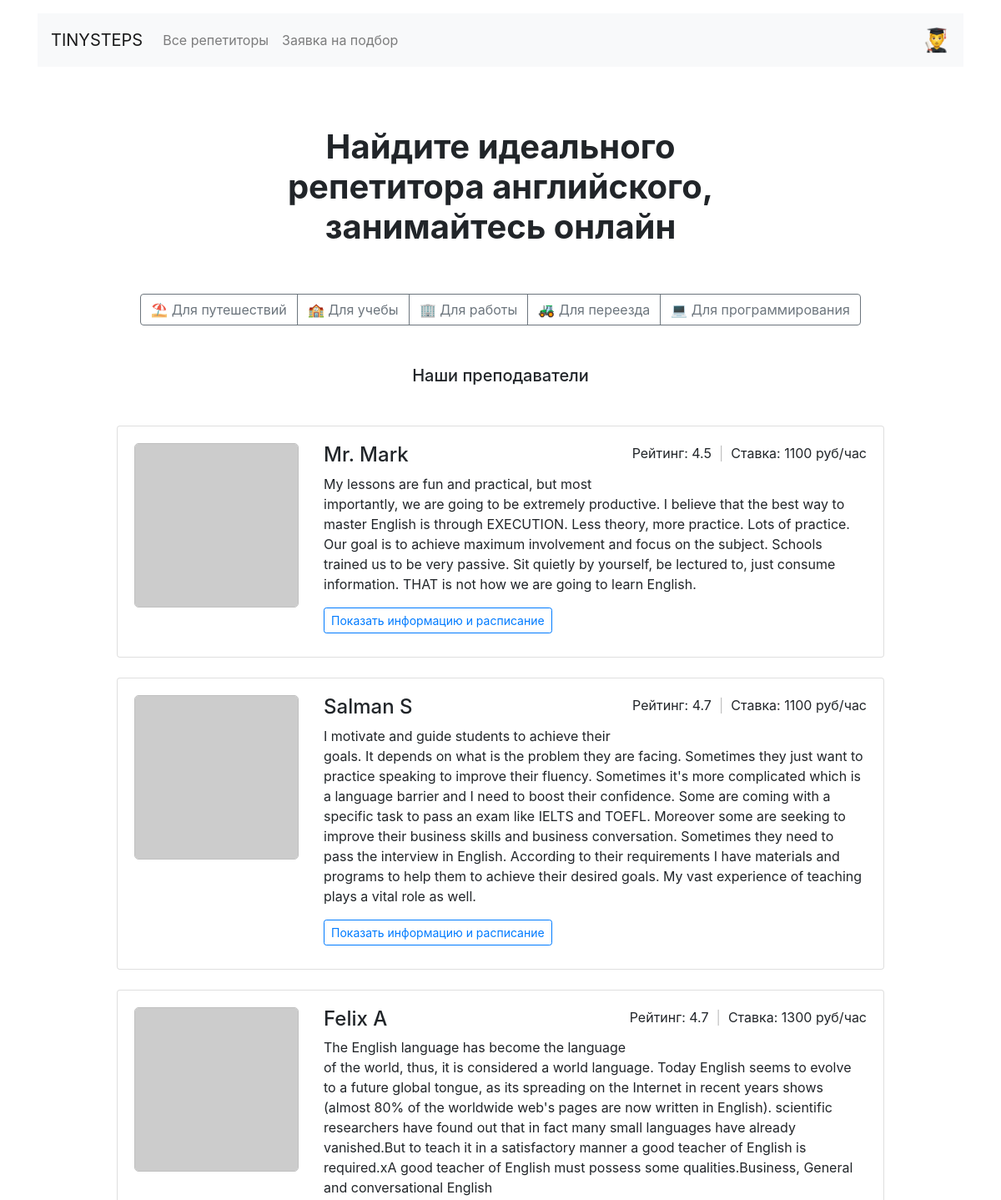
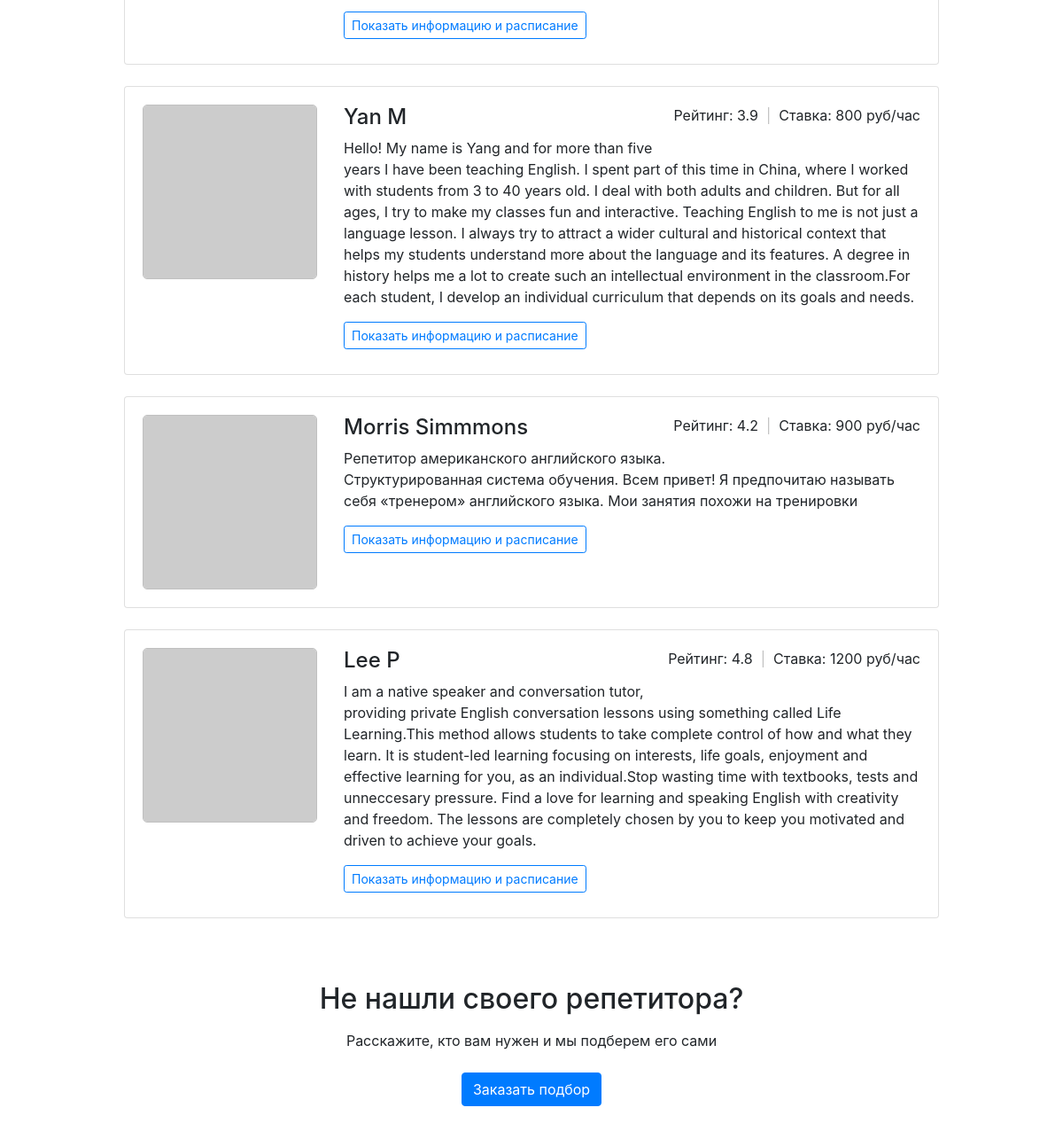
The page / on the database its author committed (2 pictures, top to bottom).
### models.py (models this page shows)
class Goal(db.Model):
    __tablename__ = 'goals'
    id = db.Column(db.String(11), nullable=False, primary_key=True)
    name = db.Column(db.String(100), nullable=False)
    symbol = db.Column(db.String(1), nullable=False)
    teachers = db.relationship("Teacher", secondary=teachers_goals, back_populates="goals")
    requests = db.relationship('Request', back_populates='goals')

class Teacher(db.Model):
    __tablename__ = "teachers"
    id = db.Column(db.Integer, primary_key=True)
    name = db.Column(db.String(100), nullable=False)
    about = db.Column(db.String, nullable=False)
    rating = db.Column(db.Float, nullable=False)
    picture = db.Column(db.String(255), nullable=False)
    price = db.Column(db.Integer, nullable=False)
    free = db.Column(db.String, nullable=False)
    goals = db.relationship("Goal", secondary=teachers_goals, back_populates="teachers")
    bookings = db.relationship('Booking', back_populates='teachers')

### routes.py (the view)
@app.route('/')
def render_index():
    goals = Goal.query.all()
    teachers = Teacher.query.all()
    random.shuffle(teachers)
    return render_template("index.html", goals=goals, teachers=teachers[0:6])

### templates/index.html
{% extends 'base.html' %}
{% block container %}
  <main class="container mt-3 mb-5">
    <section>
      <h1 class="h1 text-center mx-auto mt-4 py-5"><strong>Найдите идеального <br>репетитора английского, <br>занимайтесь онлайн</strong></h1>
      <div class="text-center mb-5">
        <div class="btn-group mx-auto mb-0" role="group" aria-label="Basic example">
          {% for goal in goals %}
          <a href="/goal/{{ goal.id }}/" class="btn btn-outline-secondary">{{ goal.symbol }} {{ goal.name }}</a>
          {% endfor %}
        </div>
      </div>
      <h2 class="h5 text-center mb-5">Наши преподаватели</h2>
      <div class="row">
        <div class="col-12 col-lg-10 offset-lg-1 m-auto">
          {% for teacher in teachers %}
          <div class="card mb-4">
            <div class="card-body">
              <div class="row">
                <div class="col-3"><img src="{{ teacher.picture }}" class="img-fluid avatar" alt=""></div>
                <div class="col-9">
                  <p class="float-right">Рейтинг: {{ teacher.rating }} <span class="span-sep">&nbsp;|&nbsp;</span> Ставка: {{ teacher.price }} руб/час</p>
                  <h2 class="h4">{{ teacher.name }}</h2>
                  <p>{{ teacher.about }}</p>
                  <a href="/profile/{{ teacher.id }}/" class="btn btn-outline-primary btn-sm mr-3 mb-2">Показать информацию и расписание</a>
                </div>
              </div>
            </div>
          </div>
          {% endfor %}
        </div>
      </div>
      <h2 class="text-center mt-5 mb-3">Не нашли своего репетитора?</h2>
      <p class="text-center mb-4">Расскажите, кто вам нужен и мы подберем его сами</p>
      <div class="text-center pb-5">
          <a href="/request/" class="btn btn-primary">Заказать подбор</a>
      </div>
    </section>
  </main>
{% endblock %}

### templates/base.html (shortened to what this page needs)
<!DOCTYPE html>
<html lang="ru">
<head>
  <link rel="stylesheet" href="https://stackpath.bootstrapcdn.com/bootstrap/4.3.1/css/bootstrap.min.css">
  <link rel="stylesheet" href="{{ url_for('static', filename='css/style.css') }}">
</head>
<body>
  <header class="container mt-3">
    <nav class="navbar navbar-expand-lg navbar-light bg-light">
      <a class="navbar-brand" href="/">TINYSTEPS</a>
      <div class="collapse navbar-collapse" id="navbarNav">
        <ul class="navbar-nav">
          <li class="nav-item {% if request.path == '/profiles/' %} active {% endif %}">
            <a class="nav-link" href="/all/">Все репетиторы</a>
          </li>
          <li class="nav-item {% if request.path == '/request/' %} active {% endif %}">
            <a class="nav-link" href="/request/">Заявка на подбор</a>
          </li>
        </ul>
      </div>
      <span class="navbar-text d-sm-none d-lg-block">
        <a href="/"><img class="logo-smile" src="{{ url_for('static', filename='img/man-student-whatsapp.png') }}"></a>
      </span>
    </nav>
  </header>
  {% block container %}
  {% endblock %}
</body>
</html>

### static/css/style.css (style rules this page uses)
.logo-smile { width: 32px; heightL 32px; }
.avatar { border: 1px solid silver; border-radius: 5px; }
.span-sep { color: silver; }

### rows shown on the page
Goal: symbol "⛱", name "Для путешествий"
Goal: symbol "🏫", name "Для учебы"
Goal: symbol "🏢", name "Для работы"
Goal: symbol "🚜", name "Для переезда"
Goal: symbol "💻", name "Для программирования"
Teacher: rating "4.5", price "1100", name "Mr. Mark", about "My lessons are fun and practical, but most importantly, we are going to be extremely productive. I believe that the best way to master English is through EXECUTION. Less theory, more practice. Lots of practice. Our goal is to achieve maximum involvement and focus on the subject. Schools trained us to be very passive. Sit quietly by yourself, be lectured to, just consume information. THAT is not how we are going to learn English."
Teacher: rating "4.7", price "1100", name "Salman S", about "I motivate and guide students to achieve their goals. It depends on what is the problem they are facing. Sometimes they just want to practice speaking to improve their fluency. Sometimes it's more complicated which is a language barrier and I need to boost their confidence. Some are coming with a specific task to pass an exam like IELTS and TOEFL. Moreover some are seeking to improve their business skills and business conversation. Sometimes they need to pass the interview in English. According to their requirements I have materials and programs to help them to achieve their desired goals. My vast experience of teaching plays a vital role as well."
Teacher: rating "4.7", price "1300", name "Felix A", about "The English language has become the language of the world, thus, it is considered a world language. Today English seems to evolve to a future global tongue, as its spreading on the Internet in recent years shows (almost 80% of the worldwide web's pages are now written in English). scientific researchers have found out that in fact many small languages have already vanished.But to teach it in a satisfactory manner a good teacher of English is required.xA good teacher of English must possess some qualities.Business, General and conversational English"
Teacher: rating "3.9", price "800", name "Yan M", about "Hello! My name is Yang and for more than five years I have been teaching English. I spent part of this time in China, where I worked with students from 3 to 40 years old. I deal with both adults and children. But for all ages, I try to make my classes fun and interactive. Teaching English to me is not just a language lesson. I always try to attract a wider cultural and historical context that helps my students understand more about the language and its features. A degree in history helps me a lot to create such an intellectual environment in the classroom.For each student, I develop an individual curriculum that depends on its goals and needs."
Teacher: rating "4.2", price "900", name "Morris Simmmons", about "Репетитор американского английского языка. Структурированная система обучения. Всем привет! Я предпочитаю называть себя «тренером» английского языка. Мои занятия похожи на тренировки"
Teacher: rating "4.8", price "1200", name "Lee P", about "I am a native speaker and conversation tutor, providing private English conversation lessons using something called Life Learning.This method allows students to take complete control of how and what they learn. It is student-led learning focusing on interests, life goals, enjoyment and effective learning for you, as an individual.Stop wasting time with textbooks, tests and unneccesary pressure. Find a love for learning and speaking English with creativity and freedom. The lessons are completely chosen by you to keep you motivated and driven to achieve your goals."
